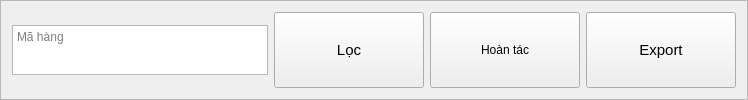
                        <widget class="QFrame" name="frame_23">
                         <property name="frameShape">
                          <enum>QFrame::StyledPanel</enum>
                         </property>
                         <property name="frameShadow">
                          <enum>QFrame::Raised</enum>
                         </property>
                         <layout class="QHBoxLayout" name="horizontalLayout_18">
                          <item>
                           <widget class="QTextEdit" name="maHangCheckTonFilter">
                            <property name="minimumSize">
                             <size>
                              <width>0</width>
                              <height>40</height>
                             </size>
                            </property>
                            <property name="maximumSize">
                             <size>
                              <width>500</width>
                              <height>50</height>
                             </size>
                            </property>
                            <property name="styleSheet">
                             <string notr="true"/>
                            </property>
                            <property name="placeholderText">
                             <string>Mã hàng</string>
                            </property>
                           </widget>
                          </item>
                          <item>
                           <widget class="QPushButton" name="checkTonFilterBtn">
                            <property name="minimumSize">
                             <size>
                              <width>150</width>
                              <height>50</height>
                             </size>
                            </property>
                            <property name="maximumSize">
                             <size>
                              <width>150</width>
                              <height>100</height>
                             </size>
                            </property>
                            <property name="font">
                             <font>
                              <family>MS Shell Dlg 2</family>
                              <pointsize>11</pointsize>
                              <weight>50</weight>
                              <italic>false</italic>
                              <bold>false</bold>
                             </font>
                            </property>
                            <property name="styleSheet">
                             <string notr="true"/>
                            </property>
                            <property name="text">
                             <string>Lọc</string>
                            </property>
                            <property name="icon">
                             <iconset resource="resources.qrc">
                              <normaloff>:/icons/icons/filter.svg</normaloff>:/icons/icons/filter.svg</iconset>
                            </property>
                            <property name="iconSize">
                             <size>
                              <width>24</width>
                              <height>24</height>
                             </size>
                            </property>
                           </widget>
                          </item>
                          <item>
                           <widget class="QPushButton" name="hoanTacB048Btn">
                            <property name="minimumSize">
                             <size>
                              <width>150</width>
                              <height>50</height>
                             </size>
                            </property>
                            <property name="maximumSize">
                             <size>
                              <width>170</width>
                              <height>100</height>
                             </size>
                            </property>
                            <property name="styleSheet">
                             <string notr="true"/>
                            </property>
                            <property name="text">
                             <string>Hoàn tác</string>
                            </property>
                            <property name="icon">
                             <iconset resource="resources.qrc">
                              <normaloff>:/icons/icons/refresh-ccw.svg</normaloff>:/icons/icons/refresh-ccw.svg</iconset>
                            </property>
                            <property name="iconSize">
                             <size>
                              <width>24</width>
                              <height>24</height>
                             </size>
                            </property>
                           </widget>
                          </item>
                          <item>
                           <widget class="QPushButton" name="checkTonXuatBCBtn">
                            <property name="minimumSize">
                             <size>
                              <width>150</width>
                              <height>50</height>
                             </size>
                            </property>
                            <property name="maximumSize">
                             <size>
                              <width>150</width>
                              <height>100</height>
                             </size>
                            </property>
                            <property name="font">
                             <font>
                              <family>MS Shell Dlg 2</family>
                              <pointsize>11</pointsize>
                              <weight>50</weight>
                              <italic>false</italic>
                              <bold>false</bold>
                             </font>
                            </property>
                            <property name="styleSheet">
                             <string notr="true"/>
                            </property>
                            <property name="text">
                             <string>Export</string>
                            </property>
                            <property name="icon">
                             <iconset resource="resources.qrc">
                              <normaloff>:/icons/icons/printer.svg</normaloff>:/icons/icons/printer.svg</iconset>
                            </property>
                            <property name="iconSize">
                             <size>
                              <width>24</width>
                              <height>24</height>
                             </size>
                            </property>
                           </widget>
                          </item>
                         </layout>
                        </widget>
